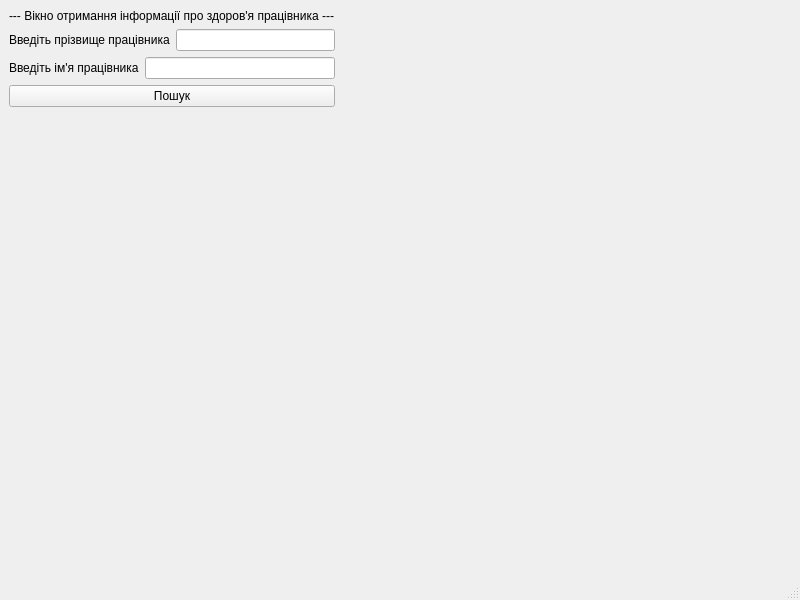
<?xml version="1.0" encoding="UTF-8"?>
<ui version="4.0">
 <class>MainWindow</class>
 <widget class="QMainWindow" name="MainWindow">
  <property name="geometry">
   <rect>
    <x>0</x>
    <y>0</y>
    <width>800</width>
    <height>600</height>
   </rect>
  </property>
  <property name="windowTitle">
   <string>MainWindow</string>
  </property>
  <widget class="QWidget" name="centralwidget">
   <layout class="QFormLayout" name="formLayout">
    <item row="0" column="0">
     <layout class="QVBoxLayout" name="verticalLayout">
      <item>
       <widget class="QLabel" name="label_3">
        <property name="text">
         <string>--- Вікно отримання інформації про здоров'я працівника ---</string>
        </property>
       </widget>
      </item>
      <item>
       <layout class="QHBoxLayout" name="horizontalLayout_2">
        <item>
         <widget class="QLabel" name="label_2">
          <property name="text">
           <string>Введіть прізвище працівника</string>
          </property>
         </widget>
        </item>
        <item>
         <widget class="QLineEdit" name="lineEdit"/>
        </item>
       </layout>
      </item>
      <item>
       <layout class="QHBoxLayout" name="horizontalLayout_4">
        <item>
         <widget class="QLabel" name="label_4">
          <property name="text">
           <string>Введіть ім'я працівника</string>
          </property>
         </widget>
        </item>
        <item>
         <widget class="QLineEdit" name="lineEdit_2"/>
        </item>
       </layout>
      </item>
      <item>
       <widget class="QPushButton" name="pushButton">
        <property name="text">
         <string>Пошук</string>
        </property>
       </widget>
      </item>
     </layout>
    </item>
   </layout>
  </widget>
  <widget class="QMenuBar" name="menubar">
   <property name="geometry">
    <rect>
     <x>0</x>
     <y>0</y>
     <width>800</width>
     <height>17</height>
    </rect>
   </property>
  </widget>
  <widget class="QStatusBar" name="statusbar"/>
 </widget>
 <resources/>
 <connections/>
</ui>
